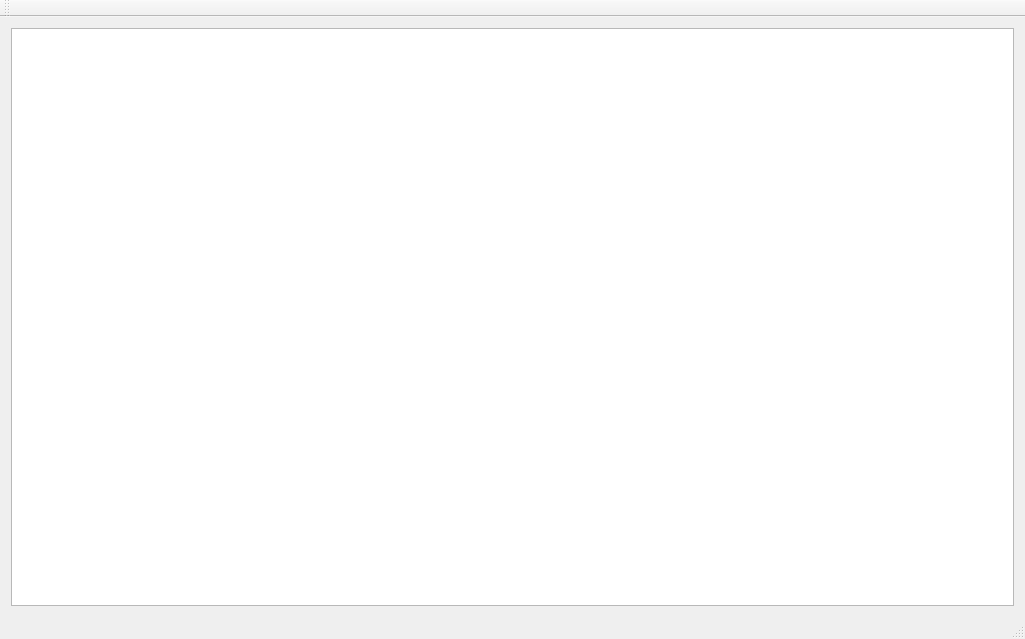
<?xml version="1.0" encoding="UTF-8"?>
<ui version="4.0">
 <class>MainWindow</class>
 <widget class="QMainWindow" name="MainWindow">
  <property name="geometry">
   <rect>
    <x>0</x>
    <y>0</y>
    <width>1025</width>
    <height>639</height>
   </rect>
  </property>
  <property name="windowTitle">
   <string>MainWindow</string>
  </property>
  <widget class="QWidget" name="centralWidget">
   <layout class="QVBoxLayout" name="verticalLayout">
    <item>
     <widget class="QWChartView" name="chartView"/>
    </item>
   </layout>
  </widget>
  <widget class="QMenuBar" name="menuBar">
   <property name="geometry">
    <rect>
     <x>0</x>
     <y>0</y>
     <width>1025</width>
     <height>28</height>
    </rect>
   </property>
  </widget>
  <widget class="QToolBar" name="mainToolBar">
   <attribute name="toolBarArea">
    <enum>TopToolBarArea</enum>
   </attribute>
   <attribute name="toolBarBreak">
    <bool>false</bool>
   </attribute>
  </widget>
  <widget class="QStatusBar" name="statusBar"/>
 </widget>
 <layoutdefault spacing="6" margin="11"/>
 <customwidgets>
  <customwidget>
   <class>QWChartView</class>
   <extends>QGraphicsView</extends>
   <header location="global">qwchartview.h</header>
  </customwidget>
 </customwidgets>
 <resources/>
 <connections/>
</ui>
